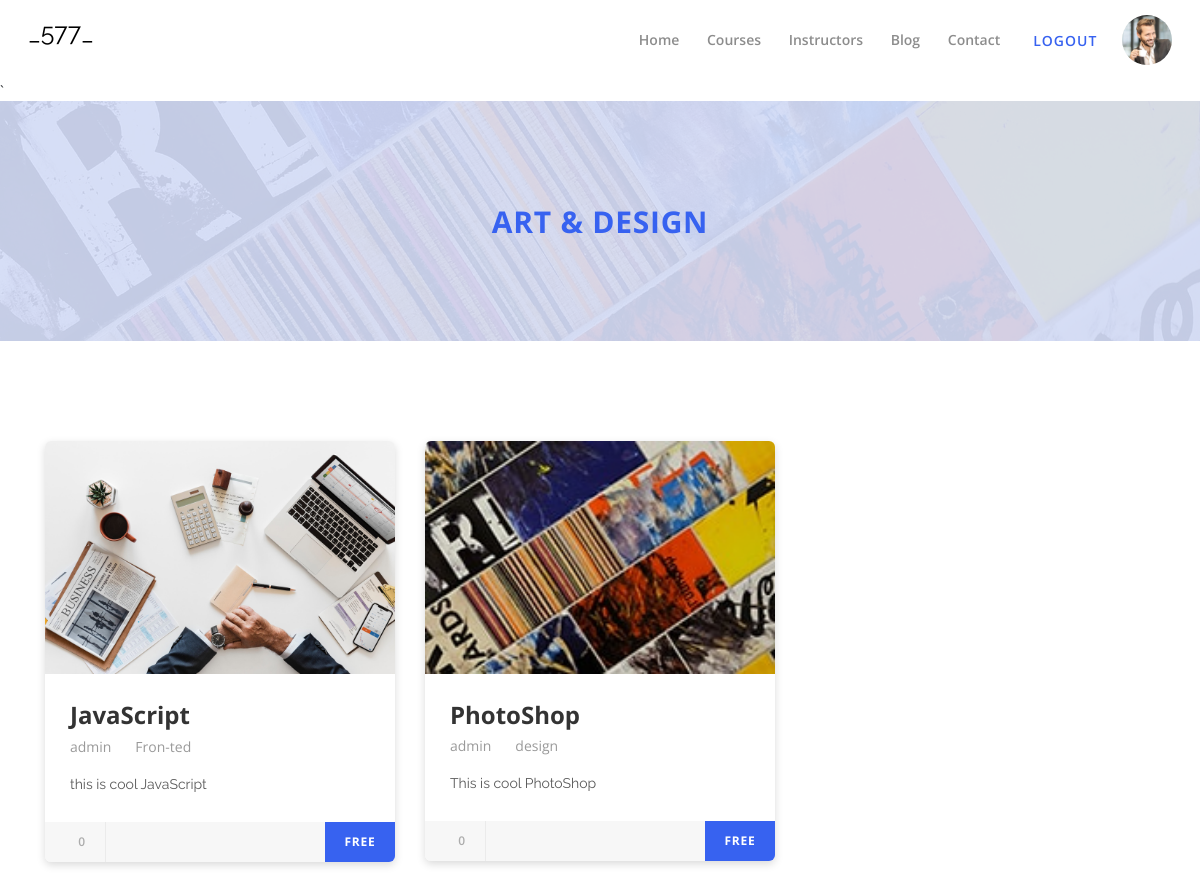
The app's page /courses/ (signed in) with its own data.
### course/models.py (models this page shows, shortened)
class Course(models.Model):
    title = models.CharField(max_length=221)
    author = models.ForeignKey(User, on_delete=models.CASCADE)
    category = models.ForeignKey(Category, on_delete=models.CASCADE, null=True)
    description = models.TextField()
    image = models.ImageField(upload_to='course_image/')
    price = models.CharField(max_length=30)
    views = models.IntegerField()

class Category(models.Model):
    title = models.CharField(max_length=50)

### course/views.py (the view)
# urls.py: path("courses/", courses, name='courses'),
def courses(request):
    courses = Course.objects.all()[:8]
    context = {
        'courses': courses
    }
    return render(request, 'courses.html', context=context)

### templates/courses.html (shortened to what this page needs)
<!DOCTYPE html>
{% load static %}
<html lang="en">
<head>
    <link rel="stylesheet" href="{% static 'style.css' %}">
</head>
<body>
    <header class="header-area">
        <div class="clever-main-menu">
            <div class="classy-nav-container breakpoint-off">
                <nav class="classy-navbar justify-content-between" id="cleverNav">
                    <a class="nav-brand" href="{%  url  'index' %}">
                        <p style="color: black; font-size: 25px;">_577_</p>
                    </a>
                    <div class="classy-menu">
                        <div class="classynav">
                            <ul>
                                <li><a href="{%  url  'index' %}">Home</a></li>
                                <li><a href="{%  url  'courses' %}">Courses</a></li>
                                <li><a href="{%  url  'instructors' %}">Instructors</a></li>
                                <li><a href="{% url 'blog' %}">Blog</a></li>
                                <li><a href="{%  url  'contact' %}">Contact</a></li>
                            </ul>
                            {% if user.is_authenticated %}
                            <div class="register-login-area">
                                <a href="{%  url  'logout' %}" class="btn">Logout</a>
                                <img style="width: 50px; height: 50px; border-radius: 50px;" src="{% static 'img/bg-img/person_1.jpg' %}" alt="">
                            </div>
                            {% else %}
                            <div class="register-login-area">
                                <a href="{%  url  'register' %}" class="btn">Register</a>
                                <a href="{%  url  'login' %}" class="btn active">Login</a>
                            </div>
                            {% endif %}
                        </div>
                    </div>
                </nav>
            </div>
        </div>
    </header>
`
    <div class="clever-catagory bg-img d-flex align-items-center justify-content-center p-3"
        style="background-image: url({% static 'img/bg-img/bg2.jpg' %});">
        <h3>Art &amp; Design</h3>
    </div>
    <section class="popular-courses-area section-padding-100">
        <div class="container">
            <div class="row">
                {% for course in courses %}
                <div class="col-12 col-md-6 col-lg-4">
                    <div class="single-popular-course mb-100 wow fadeInUp" data-wow-delay="250ms">
                        <img src="{{course.image.url}}" alt="">
                        <div class="course-content">
                            <a href="{% url 'detail' course.id %}"><h4>{{course.title}}</h4></a>
                            <div class="meta d-flex align-items-center">
                                <a href="{%  url  'index' %}">{{course.author}}</a>
                                <span><i class="fa fa-circle" aria-hidden="true"></i></span>
                                <a href="{%  url  'index' %}">{{course.category.title}}</a>
                            </div>
                            <p>{{course.description}}</p>
                        </div>
                        <div class="seat-rating-fee d-flex justify-content-between">
                            <div class="seat-rating h-100 d-flex align-items-center">
                                <div class="seat">
                                    <i class="fa fa-user" aria-hidden="true"></i> {{course.views}}
                                </div>
                            </div>
                            <div class="course-fee h-100">
                                <a href="{% url 'index' %}" class="free">{{course.price}}</a>
                            </div>
                        </div>
                    </div>
                </div>
                {% endfor %}
            </div>
        </div>
    </section>
</body>
</html>

### static/style.css (style rules this page uses)
* { margin: 0; padding: 0; }
body { font-family: "Open Sans", sans-serif; font-size: 14px; font-weight: 400; }
h1, h2, h3, h4, h5, h6 { color: rgba(0, 0, 0, 0.8); line-height: 1.3; font-weight: 700; }
p { font-family: "Raleway", sans-serif; color: #5a5a5a; font-size: 14px; line-height: 1.8; font-weight: 400; }
a, a:hover, a:focus { -webkit-transition-duration: 500ms; transition-duration: 500ms; text-decoration: none; outline: 0 solid transparent; color: rgba(0, 0, 0, 0.8); font-weight: 600; font-size: 14px; }
ul, ol { margin: 0; }
ul li, ol li { list-style: none; }
img { height: auto; max-width: 100%; }
.mb-100 { margin-bottom: 100px !important; }
.section-padding-100 { padding-top: 100px; padding-bottom: 100px; }
.bg-img { background-position: center center; background-size: cover; background-repeat: no-repeat; }
.header-area { position: relative; z-index: 200; }
.clever-main-menu { position: relative; z-index: 1; width: 100%; height: 80px; }
.clever-main-menu .classy-navbar { height: 80px; }
.clever-main-menu .classynav ul li a { color: rgba(0, 0, 0, 0.45); font-weight: 600; }
.register-login-area { position: relative; z-index: 1; }
.register-login-area a { position: relative; display: inline-block; padding: 0 20px; height: 40px; font-weight: 600; text-transform: uppercase; letter-spacing: 1px; font-size: 14px; color: #3762f0; line-height: 40px; }
.popular-courses-area { position: relative; z-index: 1; background-repeat: repeat; }
.single-popular-course { position: relative; z-index: 1; box-shadow: 0 3px 8px rgba(0, 0, 0, 0.15); border-radius: 6px; background-color: #ffffff; }
.single-popular-course img { display: block; width: 100%; border-radius: 6px 6px 0 0; }
.single-popular-course .course-content { padding: 25px; }
.single-popular-course .course-content h4 { margin-bottom: 5px; }
.single-popular-course .course-content .meta { margin-bottom: 15px; }
.single-popular-course .course-content .meta span { color: rgba(0, 0, 0, 0.4); font-size: 5px; margin-right: 10px; }
.single-popular-course .course-content .meta a { color: rgba(0, 0, 0, 0.4); display: inline-block; font-size: 14px; font-weight: 400; margin-right: 10px; }
.single-popular-course .course-content p { margin-bottom: 0; }
.single-popular-course .seat-rating-fee { width: 100%; height: 40px; background-color: #f7f7f7; border-radius: 0 0 6px 6px; }
.single-popular-course .seat-rating-fee .seat-rating { font-size: 12px; color: rgba(0, 0, 0, 0.3); font-weight: 600; height: 100%; }
.single-popular-course .seat-rating-fee .seat-rating div { padding: 0 20px; border-right: 1px solid #ebebeb; height: 100%; line-height: 40px; }
.single-popular-course .seat-rating-fee .seat-rating i { font-size: 13px; color: rgba(0, 0, 0, 0.3); }
.single-popular-course .seat-rating-fee .course-fee a { display: inline-block; width: 70px; height: 40px; border-radius: 0 0 6px 0; background-color: #e3d21b; text-align: center; line-height: 40px; font-size: 12px; font-weight: 700; text-transform: uppercase; color: #ffffff; letter-spacing: 0.75px; }
.single-popular-course .seat-rating-fee .course-fee a.free { background-color: #3762f0; }
.clever-catagory { width: 100%; height: 240px; position: relative; z-index: 2; }
.clever-catagory::after { position: absolute; width: 100%; height: 100%; top: 0; left: 0; content: ''; background-color: rgba(215, 224, 252, 0.9); z-index: -1; }
.clever-catagory h3 { text-align: center; font-size: 30px; text-transform: uppercase; letter-spacing: 0.75px; color: #3762f0; margin-bottom: 0; }

### records on screen
Course: image (picture), title "JavaScript", author "admin", category "Fron-ted", description "this is cool JavaScript", views "0", price "FREE"
Course: image (picture), title "PhotoShop", author "admin", category "design", description "This is cool PhotoShop", views "0", price "FREE"
